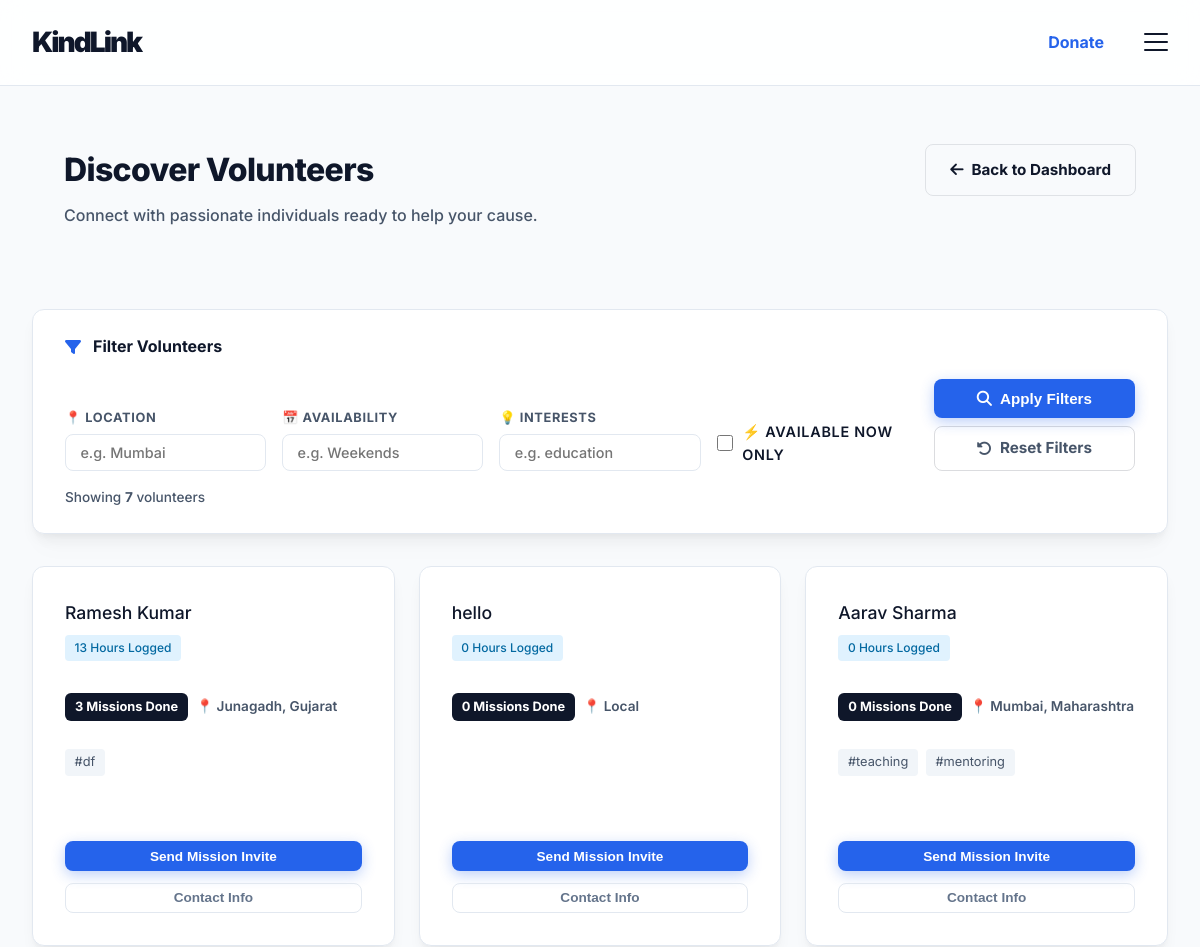
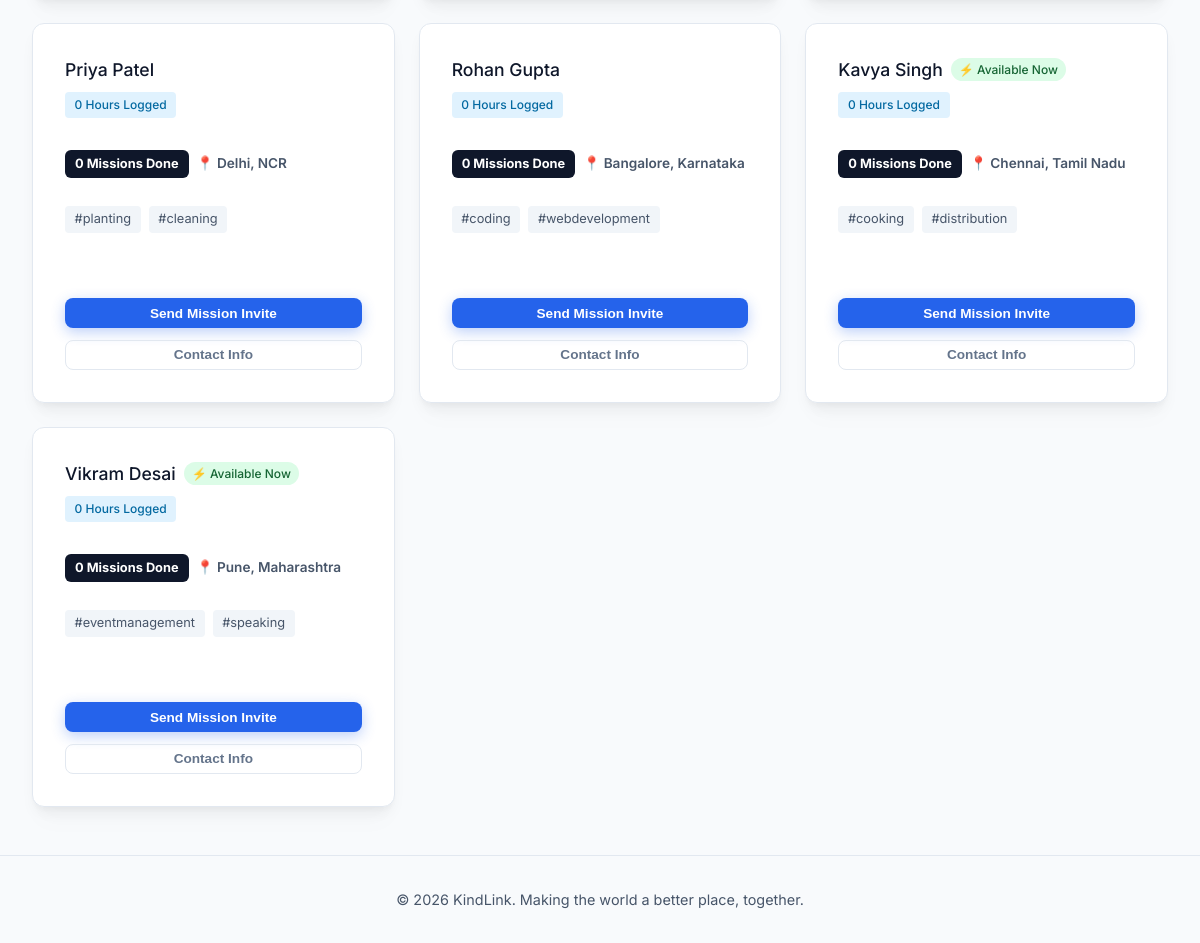
Screenshot of /view_volunteers (signed in) with the database file from the repository (2 pictures, top to bottom).
### app.py (models this page shows)
class User(db.Model):
    id = db.Column(db.Integer, primary_key=True)
    role = db.Column(db.String(20), nullable=False) # 'volunteer' or 'ngo'
    name = db.Column(db.String(100), nullable=False)
    email = db.Column(db.String(120), unique=True, nullable=False)
    password = db.Column(db.String(200), nullable=False)
    mobile = db.Column(db.String(20), default='')
    hours_logged = db.Column(db.Integer, default=0)
    badges = db.Column(db.String(200), default='') # comma separated
    location = db.Column(db.String(100), default='Local')
    skills = db.Column(db.String(255), default='') # comma separated
    interests = db.Column(db.String(255), default='')
    availability = db.Column(db.String(100), default='')
    is_available_now = db.Column(db.Boolean, default=False)
    mission = db.Column(db.Text, default='')

### app.py (the view)
@app.route('/view_volunteers')
def view_volunteers():
    if 'user_id' not in session: return redirect(url_for('login'))
    user = User.query.get(session['user_id'])
    if user.role != 'ngo': return redirect(url_for('index'))
    filter_location     = request.args.get('location', '').strip().lower()
    filter_availability = request.args.get('availability', '').strip().lower()
    filter_interests    = request.args.get('interests', '').strip().lower()
    filter_available_now = request.args.get('available_now', '')
    volunteers = User.query.filter_by(role='volunteer').all()
    vol_list = []
    for vol in volunteers:
        if filter_location and filter_location not in (vol.location or '').lower():
            continue
        if filter_availability and filter_availability not in (vol.availability or '').lower():
            continue
        if filter_interests and filter_interests not in (vol.interests or '').lower():
            continue
        if filter_available_now == 'on' and not vol.is_available_now:
            continue
        missions_done = Application.query.filter_by(volunteer_id=vol.id, is_completed=True).count()
        vol_list.append({
            'user': vol,
            'missions_done': missions_done
        })
    return render_template('view_volunteers.html', volunteers=vol_list,
                           filter_location=filter_location,
                           filter_availability=filter_availability,
                           filter_interests=filter_interests,
                           filter_available_now=filter_available_now)

### templates/view_volunteers.html (shortened to what this page needs)
{% extends "base.html" %}
{% block content %}
<div class="container" style="padding-top: 2rem;">
    <div class="dashboard-header" style="margin-bottom: 3rem; display: flex; justify-content: space-between; align-items: flex-start; gap: 2rem; flex-wrap: wrap;">
        <div class="header-left">
            <h1 class="responsive-h1" style="font-weight: 800; letter-spacing: -0.02em; margin-bottom: 0.5rem;">Discover Volunteers</h1>
            <p class="responsive-p" style="color: var(--text-secondary); font-weight: 500;">Connect with passionate individuals ready to help your cause.</p>
        </div>
        <div class="header-right">
            <a href="{{ url_for('ngo_dashboard') }}" class="btn btn-outline" style="display: flex; align-items: center; gap: 0.5rem; font-weight: 700; color: var(--text-primary); border-color: rgba(15, 23, 42, 0.1); padding: 0.8rem 1.5rem;">
                <i class="fa-solid fa-arrow-left"></i> Back to Dashboard
            </a>
        </div>
    </div>
    <section style="margin-bottom: 2rem;">
        <form method="GET" action="{{ url_for('view_volunteers') }}" id="filterForm">
            <div class="glass-card" style="padding: 1.5rem 2rem;">
                <div style="display: flex; align-items: center; gap: 0.75rem; margin-bottom: 1.25rem;">
                    <i class="fa-solid fa-filter" style="color: var(--brand-accent);"></i>
                    <h4 style="margin: 0; font-size: 1rem; font-weight: 700;">Filter Volunteers</h4>
                </div>
                <div style="display: grid; grid-template-columns: repeat(auto-fit, minmax(180px, 1fr)); gap: 1rem; align-items: end;">
                    <div>
                        <label style="font-size: 0.8rem; font-weight: 700; color: var(--text-secondary); display: block; margin-bottom: 0.4rem; text-transform: uppercase; letter-spacing: 0.05em;">📍 Location</label>
                        <input type="text" name="location" value="{{ filter_location }}" placeholder="e.g. Mumbai" class="form-control" style="padding: 0.55rem 0.9rem; font-size: 0.9rem;">
                    </div>
                    <div>
                        <label style="font-size: 0.8rem; font-weight: 700; color: var(--text-secondary); display: block; margin-bottom: 0.4rem; text-transform: uppercase; letter-spacing: 0.05em;">📅 Availability</label>
                        <input type="text" name="availability" value="{{ filter_availability }}" placeholder="e.g. Weekends" class="form-control" style="padding: 0.55rem 0.9rem; font-size: 0.9rem;">
                    </div>
                    <div>
                        <label style="font-size: 0.8rem; font-weight: 700; color: var(--text-secondary); display: block; margin-bottom: 0.4rem; text-transform: uppercase; letter-spacing: 0.05em;">💡 Interests</label>
                        <input type="text" name="interests" value="{{ filter_interests }}" placeholder="e.g. education" class="form-control" style="padding: 0.55rem 0.9rem; font-size: 0.9rem;">
                    </div>
                    <div style="display: flex; align-items: center; gap: 0.6rem; padding-bottom: 0.3rem;">
                        <input type="checkbox" id="available_now" name="available_now" value="on" {% if filter_available_now == 'on' %}checked{% endif %} style="width: 18px; height: 18px; accent-color: var(--brand-accent); cursor: pointer;">
                        <label for="available_now" style="font-size: 0.9rem; font-weight: 600; cursor: pointer; margin: 0;">⚡ Available Now only</label>
                    </div>
                    <div style="display: flex; flex-direction: column; gap: 0.5rem;">
                        <button type="submit" class="btn btn-primary" style="width: 100%; padding: 0.6rem 1rem; font-weight: 700; display: flex; align-items: center; justify-content: center; gap: 0.5rem;">
                            <i class="fa-solid fa-magnifying-glass"></i> Apply Filters
                        </button>
                        <a href="{{ url_for('view_volunteers') }}" class="btn btn-outline" style="width: 100%; padding: 0.6rem 1rem; font-weight: 700; display: flex; align-items: center; justify-content: center; gap: 0.5rem; text-align: center; color: var(--text-secondary); border-color: rgba(15,23,42,0.15);">
                            <i class="fa-solid fa-rotate-left"></i> Reset Filters
                        </a>
                    </div>
                </div>
                {% if volunteers is defined %}
                <p style="margin-top: 1rem; font-size: 0.85rem; color: var(--text-secondary); font-weight: 500;">
                    Showing <strong>{{ volunteers|length }}</strong> volunteer{{ 's' if volunteers|length != 1 else '' }}
                </p>
                {% endif %}
            </div>
        </form>
    </section>
    <section class="matches-section">
        <div class="matches-grid">
            {% if volunteers %}
                {% for item in volunteers %}
                <div class="match-card glass-card hover-lift">
                    <div class="match-header">
                        <h4 style="display:flex; align-items:center; gap:0.5rem; flex-wrap:wrap; margin:0;">
                            {{ item.user.name }}
                            {% if item.user.is_available_now %}
                            <span style="font-size:0.75rem; background:#dcfce7; color:#166534; padding:2px 8px; border-radius:12px; white-space:nowrap;">⚡ Available Now</span>
                            {% endif %}
                        </h4>
                        <span class="match-score" style="font-size: 0.75rem; width: fit-content; background: #e0f2fe; color: #0369a1;">{{ item.user.hours_logged }} Hours Logged</span>
                    </div>
                    <div class="match-info-center">
                        <div style="margin-top: 0.5rem; display: flex; gap: 0.5rem; align-items: center;">
                            <span class="badge" style="background: var(--text-primary); color: white; padding: 4px 10px; border-radius: 6px; font-size: 0.8rem; font-weight: 700;">
                                {{ item.missions_done }} Missions Done
                            </span>
                            <span style="font-size: 0.85rem; color: var(--text-secondary); font-weight: 600;">📍 {{ item.user.location }}</span>
                        </div>
                        <div class="match-tags" style="margin-top: 1rem;">
                            {% for skill in item.user.skills.split(',') %}
                                {% if skill.strip() %}
                                <span class="tag">#{{ skill.strip().lower()|replace(' ', '') }}</span>
                                {% endif %}
                            {% endfor %}
                        </div>
                    </div>
                    <div class="match-actions-end">
                        <button class="btn btn-primary btn-sm btn-block"
                                data-name="{{ item.user.name }}"
                                data-email="{{ item.user.email }}"
                                onclick="sendInvite(this)">Send Mission Invite</button>
                        <button class="btn btn-outline btn-sm btn-block" style="border-color: #e2e8f0; color: #64748b;"
                                data-name="{{ item.user.name }}"
                                data-mobile="{{ item.user.mobile if item.user.mobile else 'Not provided' }}"
                                onclick="showVolunteerContact(this)">Contact Info</button>
                    </div>
                </div>
                {% endfor %}
            {% else %}
                <div class="empty-state" style="grid-column: 1 / -1; padding: 4rem;">
                    <p style="font-size: 1.1rem;">No volunteers registered on the platform yet. They're coming soon!</p>
                </div>
            {% endif %}
        </div>
    </section>
</div>
{% endblock %}

### static/css/style.css (style rules this page uses)
:root { --bg-light: #f8fafc; --surface-light: #ffffff; --text-primary: #0f172a; --text-secondary: #475569; --brand-primary: #0f172a; --brand-accent: #2563eb; --brand-accent-soft: rgba(37, 99, 235, 0.08); --border-color: #e2e8f0; --premium-shadow: 0 4px 6px -1px rgba(0, 0, 0, 0.03), 0 10px 15px -3px rgba(0, 0, 0, 0.05), 0 20px 25px -5px rgba(0, 0, 0, 0.02); --error: #ef4444; --success: #10b981; }
* { box-sizing: border-box; margin: 0; padding: 0; }
body { font-family: 'Inter', sans-serif; background-color: var(--bg-light); color: var(--text-primary); line-height: 1.6; overflow-x: hidden; min-height: 100vh; display: flex; flex-direction: column; padding-top: 80px; word-wrap: break-word; overflow-wrap: break-word; }
html { overflow-x: hidden; }
a { color: var(--brand-accent); text-decoration: none; transition: all 0.2s cubic-bezier(0.4, 0, 0.2, 1); font-weight: 600; }
.container { max-width: 1400px; margin: 0 auto; padding: 0 2rem; }
.btn { display: inline-flex; align-items: center; justify-content: center; padding: 0.75rem 1.5rem; border-radius: 8px; font-weight: 700; text-align: center; cursor: pointer; transition: all 0.3s cubic-bezier(0.4, 0, 0.2, 1); border: 1px solid transparent; font-size: 0.95rem; gap: 0.75rem; }
.btn-primary { background-color: var(--brand-accent); color: white; box-shadow: 0 4px 14px 0 rgba(37, 99, 235, 0.3); }
.btn-outline { border: 1px solid var(--border-color); color: var(--text-primary); background: transparent; }
.btn-block { display: block; width: 100%; }
.btn-sm { padding: 0.4rem 0.8rem; font-size: 0.85rem; }
.glass-card, .glass-container { background: #ffffff; border: 1px solid var(--border-color); border-radius: 12px; padding: 2.5rem; transition: all 0.3s cubic-bezier(0.4, 0, 0.2, 1); box-shadow: var(--premium-shadow); }
.glass-card { position: relative; }
label { display: block; margin-bottom: 0.5rem; font-weight: 700; color: var(--text-primary); font-size: 0.85rem; text-transform: uppercase; letter-spacing: 0.05em; }
.form-control { width: 100%; padding: 0.85rem 1.25rem; border-radius: 8px; background-color: #ffffff; border: 1px solid var(--border-color); color: var(--text-primary); font-family: inherit; font-weight: 500; transition: all 0.2s cubic-bezier(0.4, 0, 0.2, 1); }
.dashboard-header { display: flex; justify-content: space-between; align-items: center; padding: 2rem; margin-bottom: 2.5rem; flex-wrap: wrap; gap: 2rem; }
.badges-section, .matches-section, .analytics-section, .opps-section { margin-bottom: 3rem; }
.matches-grid { display: grid; grid-template-columns: repeat(auto-fill, minmax(350px, 1fr)); gap: 1.5rem; margin-top: 1.5rem; }
.match-card { padding: 2rem; display: flex; flex-direction: column; gap: 1.5rem; align-items: stretch; transition: all 0.3s cubic-bezier(0.4, 0, 0.2, 1); }
.match-header { display: flex; flex-direction: column; gap: 0.5rem; }
.match-info-center { flex: 1; display: flex; flex-direction: column; gap: 0.75rem; }
.match-actions-end { display: flex; flex-direction: column; gap: 0.75rem; align-items: stretch; }
.hover-lift { transition: transform 0.3s cubic-bezier(0.4, 0, 0.2, 1), box-shadow 0.3s cubic-bezier(0.4, 0, 0.2, 1); }
.match-header h4 { font-weight: 500; font-size: 1.1rem; }
.match-score { background: #f0fdf4; color: var(--success); padding: 0.2rem 0.6rem; border-radius: 4px; font-size: 0.8rem; font-weight: 500; }
.match-tags { display: flex; gap: 0.5rem; flex-wrap: wrap; }
.tag { background-color: #f1f5f9; color: var(--text-secondary); padding: 0.2rem 0.6rem; border-radius: 4px; font-size: 0.8rem; }

### templates/view_volunteers.html (style rules this page uses)
.match-card { min-height: 380px; justify-content: space-between; }

### rows the page displays
User: user.name "Ramesh Kumar", user.hours_logged "13", user.location "Junagadh, Gujarat", strip "df"
User: user.name "hello", user.hours_logged "0", user.location "Local"
User: user.name "Aarav Sharma", user.hours_logged "0", user.location "Mumbai, Maharashtra"
User: user.name "Priya Patel", user.hours_logged "0", user.location "Delhi, NCR"
User: user.name "Rohan Gupta", user.hours_logged "0", user.location "Bangalore, Karnataka"
User: user.name "Kavya Singh", user.hours_logged "0", user.location "Chennai, Tamil Nadu"
User: user.name "Vikram Desai", user.hours_logged "0", user.location "Pune, Maharashtra"

### other values shown
{{ volunteers|length }} "7"
{{ 's' if volunteers|length != 1 else '' }} "s"
{{ item.missions_done }} "3" "0" "0" "0" "0" "0" "0"
{{ skill.strip().lower()|replace(' ', '') }} "teaching" "mentoring" "planting" "cleaning" "coding" "webdevelopment" "cooking" "distribution" "eventmanagement" "speaking"
